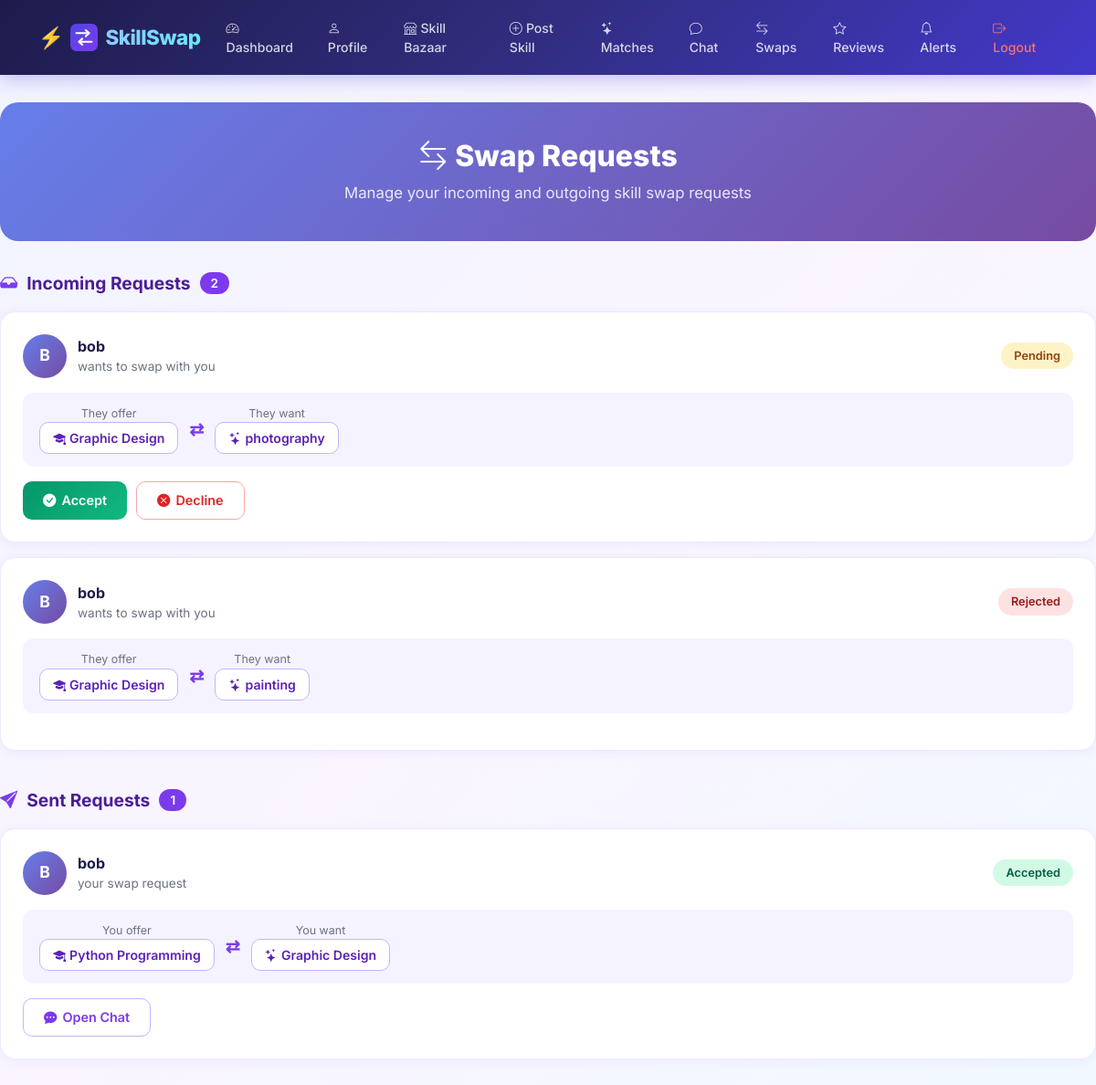
/swap-requests/ (signed in), run on the app's committed database.
### core/models.py (models this page shows, shortened)
class SwapRequest(models.Model):
    STATUS_CHOICES = [
        ('pending', 'Pending'),
        ('accepted', 'Accepted'),
        ('rejected', 'Rejected'),
    ]
    from_user = models.ForeignKey(User, on_delete=models.CASCADE, related_name='sent_requests')
    to_user = models.ForeignKey(User, on_delete=models.CASCADE, related_name='received_requests')
    skill_offered = models.ForeignKey(Skill, on_delete=models.CASCADE, related_name='offered_in')
    skill_wanted_text = models.CharField(max_length=100, blank=True)
    status = models.CharField(max_length=10, choices=STATUS_CHOICES, default='pending')
    created_at = models.DateTimeField(auto_now_add=True)

class Skill(models.Model):
    user = models.ForeignKey(User, on_delete=models.CASCADE, related_name='skills')
    name = models.CharField(max_length=100)
    description = models.TextField(blank=True)
    skill_wanted = models.CharField(max_length=100, blank=True)
    is_active = models.BooleanField(default=True)
    teaser_video = models.FileField(upload_to='skill_videos/', blank=True, null=True)
    created_at = models.DateTimeField(auto_now_add=True)

### core/views.py (the view)
# urls.py: path('swap-requests/', views.swap_requests_view, name='swap_requests'),
@login_required
def swap_requests_view(request):
    received = SwapRequest.objects.filter(to_user=request.user).order_by('-created_at')
    sent = SwapRequest.objects.filter(from_user=request.user).order_by('-created_at')
    return render(request, 'swap_requests.html', {'received': received, 'sent': sent})

### templates/swap_requests.html (shortened to what this page needs)
{% extends 'base.html' %}
{% block content %}
<div class="requests-header">
  <h1><i class="bi bi-arrow-left-right me-2"></i>Swap Requests</h1>
  <p>Manage your incoming and outgoing skill swap requests</p>
</div>
<div class="section-block">
  <div class="section-title">
    <i class="bi bi-inbox-fill" style="color:#7c3aed;"></i>
    Incoming Requests
    <span class="count-badge">{{ received|length }}</span>
  </div>
  {% if received %}
    {% for req in received %}
    <div class="request-card">
      <div class="card-top">
        <div class="user-info">
          <div class="user-avatar">{{ req.from_user.username|first|upper }}</div>
          <div>
            <div class="user-name">{{ req.from_user.username }}</div>
            <div class="user-sub">wants to swap with you</div>
          </div>
        </div>
        <span class="status-badge status-{{ req.status }}">{{ req.status|capfirst }}</span>
      </div>
      <div class="swap-details">
        <div style="text-align:center;">
          <div class="swap-label">They offer</div>
          <div class="skill-tag"><i class="bi bi-mortarboard-fill me-1"></i>{{ req.skill_offered.name }}</div>
        </div>
        <div class="swap-arrow">⇄</div>
        <div style="text-align:center;">
          <div class="swap-label">They want</div>
          <div class="skill-tag"><i class="bi bi-stars me-1"></i>{{ req.skill_wanted_text }}</div>
        </div>
      </div>
      {% if req.status == 'pending' %}
      <div class="card-actions">
        <a href="{% url 'accept_swap' req.id %}" class="btn-accept">
          <i class="bi bi-check-circle-fill"></i> Accept
        </a>
        <a href="{% url 'reject_swap' req.id %}" class="btn-reject">
          <i class="bi bi-x-circle-fill"></i> Decline
        </a>
      </div>
      {% elif req.status == 'accepted' %}
      <div class="card-actions">
        <a href="{% url 'chat' req.from_user.id %}" class="btn-chat">
          <i class="bi bi-chat-dots-fill"></i> Open Chat
        </a>
      </div>
      {% endif %}
    </div>
    {% endfor %}
  {% else %}
  <div class="empty-state">
    <i class="bi bi-inbox"></i>
    <strong>No incoming requests</strong>
    <p>When someone wants to swap skills with you, it'll appear here.</p>
  </div>
  {% endif %}
</div>
<div class="section-block">
  <div class="section-title">
    <i class="bi bi-send-fill" style="color:#7c3aed;"></i>
    Sent Requests
    <span class="count-badge">{{ sent|length }}</span>
  </div>
  {% if sent %}
    {% for req in sent %}
    <div class="request-card">
      <div class="card-top">
        <div class="user-info">
          <div class="user-avatar">{{ req.to_user.username|first|upper }}</div>
          <div>
            <div class="user-name">{{ req.to_user.username }}</div>
            <div class="user-sub">your swap request</div>
          </div>
        </div>
        <span class="status-badge status-{{ req.status }}">{{ req.status|capfirst }}</span>
      </div>
      <div class="swap-details">
        <div style="text-align:center;">
          <div class="swap-label">You offer</div>
          <div class="skill-tag"><i class="bi bi-mortarboard-fill me-1"></i>{{ req.skill_offered.name }}</div>
        </div>
        <div class="swap-arrow">⇄</div>
        <div style="text-align:center;">
          <div class="swap-label">You want</div>
          <div class="skill-tag"><i class="bi bi-stars me-1"></i>{{ req.skill_wanted_text }}</div>
        </div>
      </div>
      {% if req.status == 'accepted' %}
      <div class="card-actions">
        <a href="{% url 'chat' req.to_user.id %}" class="btn-chat">
          <i class="bi bi-chat-dots-fill"></i> Open Chat
        </a>
      </div>
      {% endif %}
    </div>
    {% endfor %}
  {% else %}
  <div class="empty-state">
    <i class="bi bi-send"></i>
    <strong>No sent requests</strong>
    <p>Go to the <a href="{% url 'marketplace' %}" style="color:#7c3aed;">marketplace</a> and request a skill swap!</p>
  </div>
  {% endif %}
</div>
{% endblock %}

### templates/base.html (style rules this page uses)
* { font-family: 'Inter', sans-serif; }
body { background: linear-gradient(135deg, #f0f4ff 0%, #faf5ff 50%, #f0f9ff 100%); min-height: 100vh; }
.skill-tag { display: inline-block; background: linear-gradient(135deg, #ede9fe, #dbeafe); color: #4f46e5; border-radius: 20px; padding: 4px 14px; font-size: 0.82rem; font-weight: 600; }

### templates/swap_requests.html (style rules this page uses)
.requests-header { background: linear-gradient(135deg, #667eea 0%, #764ba2 100%); border-radius: 20px; padding: 40px; margin-bottom: 32px; color: white; text-align: center; }
.requests-header h1 { font-size: 2rem; font-weight: 800; margin: 0 0 8px; }
.requests-header p { opacity: 0.85; margin: 0; font-size: 1.05rem; }
.section-title { font-size: 1.2rem; font-weight: 700; color: #4c1d95; margin-bottom: 16px; display: flex; align-items: center; gap: 10px; }
.section-title .count-badge { background: #7c3aed; color: white; border-radius: 20px; padding: 2px 12px; font-size: 0.85rem; font-weight: 600; }
.request-card { background: white; border-radius: 16px; padding: 24px; margin-bottom: 16px; box-shadow: 0 2px 12px rgba(124,58,237,0.08); border: 1px solid #ede9fe; transition: all 0.2s; }
.request-card .card-top { display: flex; align-items: center; justify-content: space-between; flex-wrap: wrap; gap: 12px; margin-bottom: 16px; }
.user-info { display: flex; align-items: center; gap: 12px; }
.user-avatar { width: 48px; height: 48px; border-radius: 50%; background: linear-gradient(135deg, #667eea, #764ba2); display: flex; align-items: center; justify-content: center; color: white; font-weight: 700; font-size: 1.1rem; flex-shrink: 0; }
.user-name { font-weight: 700; color: #1e1b4b; font-size: 1rem; }
.user-sub { color: #6b7280; font-size: 0.85rem; }
.status-badge { padding: 5px 14px; border-radius: 20px; font-size: 0.8rem; font-weight: 600; }
.status-pending { background: #fef3c7; color: #92400e; }
.status-accepted { background: #d1fae5; color: #065f46; }
.status-rejected { background: #fee2e2; color: #991b1b; }
.swap-details { display: flex; align-items: center; gap: 12px; flex-wrap: wrap; background: #f5f3ff; border-radius: 12px; padding: 14px 18px; margin-bottom: 16px; }
.skill-tag { background: white; border: 1.5px solid #c4b5fd; border-radius: 10px; padding: 6px 14px; font-size: 0.88rem; font-weight: 600; color: #5b21b6; }
.swap-arrow { color: #7c3aed; font-size: 1.2rem; font-weight: 700; }
.swap-label { font-size: 0.78rem; color: #6b7280; text-align: center; }
.card-actions { display: flex; gap: 10px; flex-wrap: wrap; }
.btn-accept { background: linear-gradient(135deg, #059669, #10b981); color: white; border: none; border-radius: 10px; padding: 9px 22px; font-weight: 600; font-size: 0.9rem; cursor: pointer; transition: all 0.2s; text-decoration: none; display: inline-flex; align-items: center; gap: 6px; }
.btn-reject { background: white; color: #dc2626; border: 1.5px solid #fca5a5; border-radius: 10px; padding: 9px 22px; font-weight: 600; font-size: 0.9rem; cursor: pointer; transition: all 0.2s; text-decoration: none; display: inline-flex; align-items: center; gap: 6px; }
.btn-chat { background: white; color: #7c3aed; border: 1.5px solid #c4b5fd; border-radius: 10px; padding: 9px 22px; font-weight: 600; font-size: 0.9rem; cursor: pointer; transition: all 0.2s; text-decoration: none; display: inline-flex; align-items: center; gap: 6px; }
.section-block { margin-bottom: 40px; }

### data on the page
SwapRequest: from_user.username|first "B", from_user.username "bob", status "Pending", skill_offered.name "Graphic Design", skill_wanted_text "photography", shows "Accept"
SwapRequest: from_user.username|first "B", from_user.username "bob", status "Rejected", skill_offered.name "Graphic Design", skill_wanted_text "painting"
SwapRequest: to_user.username|first "B", to_user.username "bob", status "Accepted", skill_offered.name "Python Programming", skill_wanted_text "Graphic Design", shows "Open Chat"

### other printed values
{{ received|length }} "2"
{{ sent|length }} "1"
